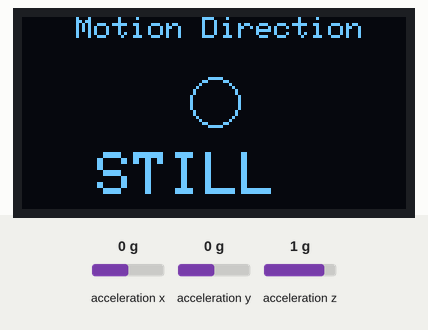
Recording of a sketch running on a simulated Arduino Uno, built with avr-gcc and run on an emulated ATmega328P. Shown: 128×64 one-colour display. Wiring (inferred from the names in the program): MPU-6050 motion sensor at I2C address 0x68. The inputs (shaded band) are chosen by the test bench; at power-on: acceleration x 0 g, acceleration y 0 g, acceleration z 1 g. What the sketch prints to the serial monitor is not drawn.

Above: at 1.2 s.
1.3 s: acceleration x set to -1.4 g
At 2.1 s:
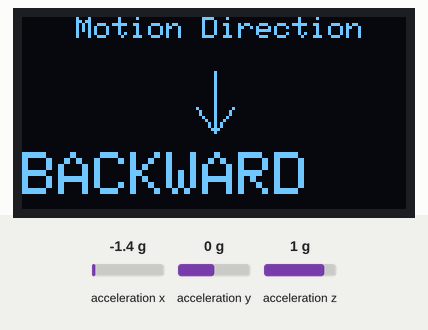
2.8 s: acceleration x set to 0.8 g
At 3.4 s:
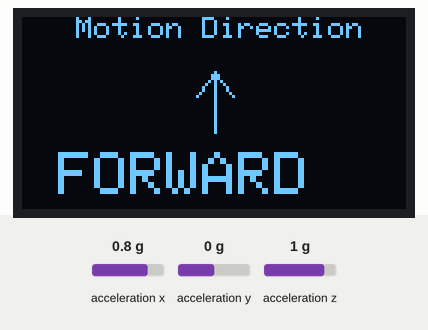
4.3 s: acceleration x set to 0 g
At 5.6 s:
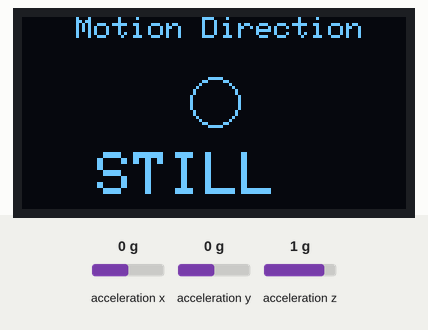
5.9 s: acceleration y set to -1.4 g
At 7.1 s:
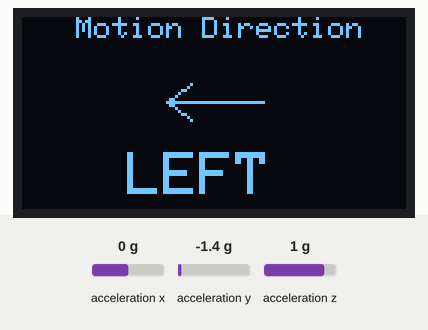
7.4 s: acceleration y set to 0.8 g
At 8.1 s:
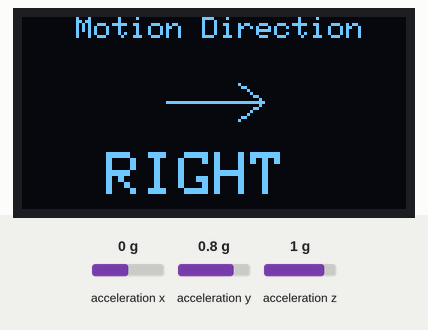
9.0 s: acceleration x set to -0.8 g
At 10.4 s:
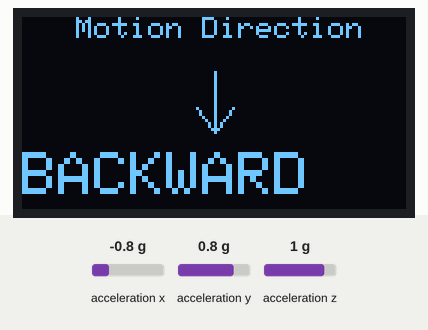
Timing chart, 0 to 11.5 s (numbered marks = the images above; inputs shaded):
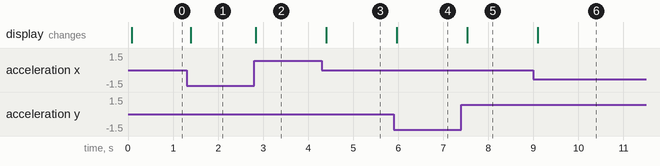

The sketch:

MPU6050_Motion_Direction_Detector.ino
```cpp
#include <Wire.h>
#include <Adafruit_GFX.h>
#include <Adafruit_SSD1306.h>

#define SCREEN_WIDTH 128
#define SCREEN_HEIGHT 64

Adafruit_SSD1306 display(SCREEN_WIDTH, SCREEN_HEIGHT, &Wire, -1);

int16_t AcX, AcY, AcZ;

void setup() {
  Serial.begin(9600);
  Wire.begin();

  // Wake up MPU6050
  Wire.beginTransmission(0x68);
  Wire.write(0x6B);
  Wire.write(0);
  Wire.endTransmission(true);

  // Initialize OLED
  if (!display.begin(SSD1306_SWITCHCAPVCC, 0x3C)) {
    while (1);
  }

  display.clearDisplay();
  display.display();
}

void loop() {

  // Read MPU6050 Accelerometer Data
  Wire.beginTransmission(0x68);
  Wire.write(0x3B);
  Wire.endTransmission(false);

  Wire.requestFrom(0x68, 6, true);

  AcX = Wire.read() << 8 | Wire.read();
  AcY = Wire.read() << 8 | Wire.read();
  AcZ = Wire.read() << 8 | Wire.read();

  String direction = "STILL";

  // Detect Direction
  if (AcX > 6000)
    direction = "FORWARD";
  else if (AcX < -6000)
    direction = "BACKWARD";
  else if (AcY > 6000)
    direction = "RIGHT";
  else if (AcY < -6000)
    direction = "LEFT";

  display.clearDisplay();

  // Title
  display.setTextSize(1);
  display.setTextColor(WHITE);
  display.setCursor(18, 0);
  display.println("Motion Direction");

  // Draw Arrow Based on Direction
  if (direction == "FORWARD") {

    display.drawLine(64, 18, 64, 38, WHITE);
    display.drawLine(64, 18, 58, 26, WHITE);
    display.drawLine(64, 18, 70, 26, WHITE);

  }
  else if (direction == "BACKWARD") {

    display.drawLine(64, 18, 64, 38, WHITE);
    display.drawLine(64, 38, 58, 30, WHITE);
    display.drawLine(64, 38, 70, 30, WHITE);

  }
  else if (direction == "LEFT") {

    display.drawLine(48, 28, 80, 28, WHITE);
    display.drawLine(48, 28, 56, 22, WHITE);
    display.drawLine(48, 28, 56, 34, WHITE);

  }
  else if (direction == "RIGHT") {

    display.drawLine(48, 28, 80, 28, WHITE);
    display.drawLine(80, 28, 72, 22, WHITE);
    display.drawLine(80, 28, 72, 34, WHITE);

  }
  else {

    // Center Circle for STILL
    display.drawCircle(64, 28, 8, WHITE);
  }

  // Direction Text
  display.setTextSize(2);

  if (direction == "FORWARD")
    display.setCursor(12, 45);
  else if (direction == "BACKWARD")
    display.setCursor(0, 45);
  else if (direction == "RIGHT")
    display.setCursor(28, 45);
  else if (direction == "LEFT")
    display.setCursor(35, 45);
  else
    display.setCursor(25, 45);

  display.println(direction);

  display.display();

  Serial.print("Direction: ");
  Serial.println(direction);

  delay(100);
}
```

Measured:
- after the input at 1.3 s, the display: changes after 0.10 s (image 1)
- after the input at 2.8 s, the display: changes at once (image 2)
- after the input at 4.3 s, the display: changes after 0.10 s (image 3)
- after the input at 5.9 s, the display: changes after 0.07 s (image 4)
- after the input at 7.4 s, the display: changes after 0.13 s (image 5)
- after the input at 9.0 s, the display: changes after 0.10 s (image 6)
